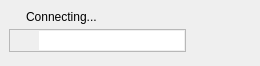
<?xml version="1.0" encoding="UTF-8"?>
<ui version="4.0">
 <class>IMProfileWidget</class>
 <widget class="QWidget" name="IMProfileWidget">
  <property name="geometry">
   <rect>
    <x>0</x>
    <y>0</y>
    <width>260</width>
    <height>66</height>
   </rect>
  </property>
  <property name="minimumSize">
   <size>
    <width>0</width>
    <height>56</height>
   </size>
  </property>
  <property name="maximumSize">
   <size>
    <width>16777215</width>
    <height>67</height>
   </size>
  </property>
  <layout class="QGridLayout" name="gridLayout_8">
   <property name="leftMargin">
    <number>9</number>
   </property>
   <property name="topMargin">
    <number>4</number>
   </property>
   <property name="rightMargin">
    <number>9</number>
   </property>
   <property name="bottomMargin">
    <number>4</number>
   </property>
   <property name="spacing">
    <number>0</number>
   </property>
   <item row="0" column="0">
    <layout class="QGridLayout" name="gridLayout_7">
     <property name="spacing">
      <number>0</number>
     </property>
     <item row="0" column="0">
      <layout class="QGridLayout" name="gridLayout_6">
       <property name="spacing">
        <number>0</number>
       </property>
       <item row="0" column="0">
        <layout class="QGridLayout" name="gridLayout_5">
         <property name="spacing">
          <number>0</number>
         </property>
         <item row="0" column="0">
          <layout class="QGridLayout" name="gridLayout_4">
           <property name="spacing">
            <number>0</number>
           </property>
           <item row="0" column="0">
            <layout class="QGridLayout" name="gridLayout">
             <property name="horizontalSpacing">
              <number>2</number>
             </property>
             <property name="verticalSpacing">
              <number>0</number>
             </property>
             <item row="0" column="0">
              <widget class="VoxOxClickableLabel" name="dropDownLabel">
               <property name="sizePolicy">
                <sizepolicy hsizetype="Fixed" vsizetype="Fixed">
                 <horstretch>0</horstretch>
                 <verstretch>0</verstretch>
                </sizepolicy>
               </property>
               <property name="minimumSize">
                <size>
                 <width>0</width>
                 <height>25</height>
                </size>
               </property>
               <property name="maximumSize">
                <size>
                 <width>6</width>
                 <height>25</height>
                </size>
               </property>
               <property name="frameShape">
                <enum>QFrame::NoFrame</enum>
               </property>
               <property name="text">
                <string/>
               </property>
               <property name="pixmap">
                <pixmap resource="../../../../resources/wengophone.qrc">:/pics/profilebar/arrow_down_white.png</pixmap>
               </property>
               <property name="alignment">
                <set>Qt::AlignCenter</set>
               </property>
              </widget>
             </item>
             <item row="0" column="1">
              <widget class="VoxOxClickableLabel" name="statusLabel">
               <property name="sizePolicy">
                <sizepolicy hsizetype="Fixed" vsizetype="Fixed">
                 <horstretch>0</horstretch>
                 <verstretch>0</verstretch>
                </sizepolicy>
               </property>
               <property name="minimumSize">
                <size>
                 <width>0</width>
                 <height>25</height>
                </size>
               </property>
               <property name="maximumSize">
                <size>
                 <width>13</width>
                 <height>25</height>
                </size>
               </property>
               <property name="frameShape">
                <enum>QFrame::NoFrame</enum>
               </property>
               <property name="text">
                <string/>
               </property>
               <property name="pixmap">
                <pixmap resource="../../../../resources/wengophone.qrc">:/pics/status/online.png</pixmap>
               </property>
               <property name="alignment">
                <set>Qt::AlignCenter</set>
               </property>
              </widget>
             </item>
             <item row="0" column="2">
              <widget class="VoxOxClickableLabel" name="usernameLabel">
               <property name="sizePolicy">
                <sizepolicy hsizetype="Preferred" vsizetype="Preferred">
                 <horstretch>0</horstretch>
                 <verstretch>0</verstretch>
                </sizepolicy>
               </property>
               <property name="minimumSize">
                <size>
                 <width>0</width>
                 <height>25</height>
                </size>
               </property>
               <property name="maximumSize">
                <size>
                 <width>16777215</width>
                 <height>25</height>
                </size>
               </property>
               <property name="font">
                <font>
                 <family>Tahoma</family>
                </font>
               </property>
               <property name="toolTip">
                <string>Change Presence</string>
               </property>
               <property name="text">
                <string>Connecting...</string>
               </property>
               <property name="alignment">
                <set>Qt::AlignLeading|Qt::AlignLeft|Qt::AlignVCenter</set>
               </property>
              </widget>
             </item>
            </layout>
           </item>
           <item row="0" column="1">
            <spacer name="horizontalSpacer_2">
             <property name="orientation">
              <enum>Qt::Horizontal</enum>
             </property>
             <property name="sizeHint" stdset="0">
              <size>
               <width>13</width>
               <height>20</height>
              </size>
             </property>
            </spacer>
           </item>
           <item row="0" column="2">
            <layout class="QGridLayout" name="gridLayout_2">
             <property name="spacing">
              <number>0</number>
             </property>
             <item row="0" column="0">
              <widget class="VoxOxClickableLabel" name="sipDropDownLabel">
               <property name="sizePolicy">
                <sizepolicy hsizetype="Fixed" vsizetype="Fixed">
                 <horstretch>0</horstretch>
                 <verstretch>0</verstretch>
                </sizepolicy>
               </property>
               <property name="minimumSize">
                <size>
                 <width>0</width>
                 <height>25</height>
                </size>
               </property>
               <property name="maximumSize">
                <size>
                 <width>6</width>
                 <height>25</height>
                </size>
               </property>
               <property name="frameShape">
                <enum>QFrame::NoFrame</enum>
               </property>
               <property name="text">
                <string/>
               </property>
               <property name="pixmap">
                <pixmap resource="../../../../resources/wengophone.qrc">:/pics/profilebar/arrow_down_white.png</pixmap>
               </property>
               <property name="alignment">
                <set>Qt::AlignCenter</set>
               </property>
              </widget>
             </item>
             <item row="0" column="1">
              <widget class="VoxOxClickableLabel" name="sipStatusLabel">
               <property name="minimumSize">
                <size>
                 <width>0</width>
                 <height>25</height>
                </size>
               </property>
               <property name="maximumSize">
                <size>
                 <width>16777215</width>
                 <height>25</height>
                </size>
               </property>
               <property name="toolTip">
                <string>Change Phone Settings</string>
               </property>
               <property name="frameShape">
                <enum>QFrame::NoFrame</enum>
               </property>
               <property name="text">
                <string/>
               </property>
               <property name="scaledContents">
                <bool>false</bool>
               </property>
               <property name="alignment">
                <set>Qt::AlignCenter</set>
               </property>
               <property name="wordWrap">
                <bool>false</bool>
               </property>
              </widget>
             </item>
             <item row="0" column="2">
              <widget class="VoxOxClickableLabel" name="voxoxPointsLabel">
               <property name="minimumSize">
                <size>
                 <width>0</width>
                 <height>25</height>
                </size>
               </property>
               <property name="maximumSize">
                <size>
                 <width>16777215</width>
                 <height>25</height>
                </size>
               </property>
               <property name="toolTip">
                <string>Get VoxPoints</string>
               </property>
               <property name="frameShape">
                <enum>QFrame::NoFrame</enum>
               </property>
               <property name="text">
                <string/>
               </property>
               <property name="scaledContents">
                <bool>false</bool>
               </property>
               <property name="alignment">
                <set>Qt::AlignCenter</set>
               </property>
               <property name="wordWrap">
                <bool>false</bool>
               </property>
              </widget>
             </item>
            </layout>
           </item>
          </layout>
         </item>
         <item row="1" column="0">
          <widget class="VoxOxFrame" name="socialNetworkFrame">
           <property name="sizePolicy">
            <sizepolicy hsizetype="Expanding" vsizetype="Fixed">
             <horstretch>0</horstretch>
             <verstretch>0</verstretch>
            </sizepolicy>
           </property>
           <property name="minimumSize">
            <size>
             <width>1</width>
             <height>23</height>
            </size>
           </property>
           <property name="maximumSize">
            <size>
             <width>16777215</width>
             <height>23</height>
            </size>
           </property>
           <property name="frameShape">
            <enum>QFrame::StyledPanel</enum>
           </property>
           <property name="frameShadow">
            <enum>QFrame::Raised</enum>
           </property>
           <layout class="QGridLayout" name="gridLayout_3">
            <property name="margin">
             <number>1</number>
            </property>
            <property name="spacing">
             <number>0</number>
            </property>
            <item row="0" column="0">
             <widget class="VoxOxClickableLabel" name="socialNetworkDropDownLabel">
              <property name="sizePolicy">
               <sizepolicy hsizetype="Fixed" vsizetype="Fixed">
                <horstretch>0</horstretch>
                <verstretch>0</verstretch>
               </sizepolicy>
              </property>
              <property name="minimumSize">
               <size>
                <width>6</width>
                <height>19</height>
               </size>
              </property>
              <property name="maximumSize">
               <size>
                <width>6</width>
                <height>19</height>
               </size>
              </property>
              <property name="toolTip">
               <string>Prior Messages</string>
              </property>
              <property name="frameShape">
               <enum>QFrame::NoFrame</enum>
              </property>
              <property name="text">
               <string/>
              </property>
              <property name="pixmap">
               <pixmap resource="../../../../resources/wengophone.qrc">:/pics/profilebar/arrow_down_white.png</pixmap>
              </property>
             </widget>
            </item>
            <item row="0" column="1">
             <widget class="VoxOxClickableLabel" name="socialNetworkStatusLabel">
              <property name="sizePolicy">
               <sizepolicy hsizetype="Fixed" vsizetype="Fixed">
                <horstretch>0</horstretch>
                <verstretch>0</verstretch>
               </sizepolicy>
              </property>
              <property name="minimumSize">
               <size>
                <width>22</width>
                <height>19</height>
               </size>
              </property>
              <property name="maximumSize">
               <size>
                <width>22</width>
                <height>19</height>
               </size>
              </property>
              <property name="toolTip">
               <string>Prior Messages</string>
              </property>
              <property name="frameShape">
               <enum>QFrame::NoFrame</enum>
              </property>
              <property name="text">
               <string/>
              </property>
             </widget>
            </item>
            <item row="0" column="2">
             <widget class="VoxOxToolTipLineEdit" name="socialNetworkLineEdit">
              <property name="sizePolicy">
               <sizepolicy hsizetype="Expanding" vsizetype="Preferred">
                <horstretch>0</horstretch>
                <verstretch>0</verstretch>
               </sizepolicy>
              </property>
              <property name="minimumSize">
               <size>
                <width>1</width>
                <height>10</height>
               </size>
              </property>
              <property name="maximumSize">
               <size>
                <width>16777215</width>
                <height>1000</height>
               </size>
              </property>
              <property name="text">
               <string/>
              </property>
              <property name="frame">
               <bool>false</bool>
              </property>
             </widget>
            </item>
           </layout>
          </widget>
         </item>
        </layout>
       </item>
       <item row="0" column="1">
        <spacer name="horizontalSpacer_3">
         <property name="orientation">
          <enum>Qt::Horizontal</enum>
         </property>
         <property name="sizeType">
          <enum>QSizePolicy::Fixed</enum>
         </property>
         <property name="sizeHint" stdset="0">
          <size>
           <width>17</width>
           <height>20</height>
          </size>
         </property>
        </spacer>
       </item>
       <item row="0" column="2">
        <widget class="QToolButton" name="avatarButton">
         <property name="minimumSize">
          <size>
           <width>0</width>
           <height>0</height>
          </size>
         </property>
         <property name="maximumSize">
          <size>
           <width>48</width>
           <height>48</height>
          </size>
         </property>
         <property name="toolTip">
          <string>Change Profile Picture</string>
         </property>
         <property name="iconSize">
          <size>
           <width>70</width>
           <height>70</height>
          </size>
         </property>
         <property name="autoRaise">
          <bool>true</bool>
         </property>
        </widget>
       </item>
      </layout>
     </item>
     <item row="1" column="0">
      <spacer name="verticalSpacer">
       <property name="orientation">
        <enum>Qt::Vertical</enum>
       </property>
       <property name="sizeHint" stdset="0">
        <size>
         <width>20</width>
         <height>13</height>
        </size>
       </property>
      </spacer>
     </item>
    </layout>
   </item>
  </layout>
 </widget>
 <customwidgets>
  <customwidget>
   <class>VoxOxFrame</class>
   <extends>QFrame</extends>
   <header>qtutil/VoxOxFrame.h</header>
   <container>1</container>
  </customwidget>
  <customwidget>
   <class>VoxOxClickableLabel</class>
   <extends>QLabel</extends>
   <header>qtutil/VoxOxClickableLabel.h</header>
  </customwidget>
  <customwidget>
   <class>VoxOxToolTipLineEdit</class>
   <extends>QLineEdit</extends>
   <header>qtutil/VoxOxToolTipLineEdit.h</header>
  </customwidget>
 </customwidgets>
 <tabstops>
  <tabstop>avatarButton</tabstop>
 </tabstops>
 <resources>
  <include location="../../../../resources/wengophone.qrc"/>
  <include location="../../../../resources/wengophone.qrc"/>
  <include location="../../../../resources/wengophone.qrc"/>
  <include location="../../../../resources/wengophone.qrc"/>
  <include location="../../../../resources/wengophone.qrc"/>
  <include location="../../../../resources/wengophone.qrc"/>
  <include location="../../../../resources/wengophone.qrc"/>
  <include location="../../../../resources/wengophone.qrc"/>
  <include location="../../../../resources/wengophone.qrc"/>
  <include location="../../../../resources/wengophone.qrc"/>
  <include location="../../../../resources/wengophone.qrc"/>
  <include location="../../../../resources/wengophone.qrc"/>
  <include location="../../../../resources/wengophone.qrc"/>
  <include location="../../../../resources/wengophone.qrc"/>
  <include location="../../../../resources/wengophone.qrc"/>
  <include location="../../../../resources/wengophone.qrc"/>
  <include location="../../../../resources/wengophone.qrc"/>
  <include location="../../../../resources/wengophone.qrc"/>
  <include location="../../../../resources/wengophone.qrc"/>
  <include location="../../../../resources/wengophone.qrc"/>
  <include location="../../../../resources/wengophone.qrc"/>
  <include location="../../../../resources/wengophone.qrc"/>
  <include location="../../../../resources/wengophone.qrc"/>
  <include location="../../../../resources/wengophone.qrc"/>
  <include location="../../../../resources/wengophone.qrc"/>
  <include location="../../../../resources/wengophone.qrc"/>
  <include location="../../../../resources/wengophone.qrc"/>
  <include location="../../../../resources/wengophone.qrc"/>
  <include location="../../../../resources/wengophone.qrc"/>
  <include location="../../../../resources/wengophone.qrc"/>
  <include location="../../../../resources/wengophone.qrc"/>
  <include location="../../../../resources/wengophone.qrc"/>
  <include location="../../../../resources/wengophone.qrc"/>
  <include location="../../../../resources/wengophone.qrc"/>
  <include location="../../../../resources/wengophone.qrc"/>
  <include location="../../../../resources/wengophone.qrc"/>
  <include location="../../../../resources/wengophone.qrc"/>
  <include location="../../../../resources/wengophone.qrc"/>
  <include location="../../../../resources/wengophone.qrc"/>
 </resources>
 <connections/>
</ui>
